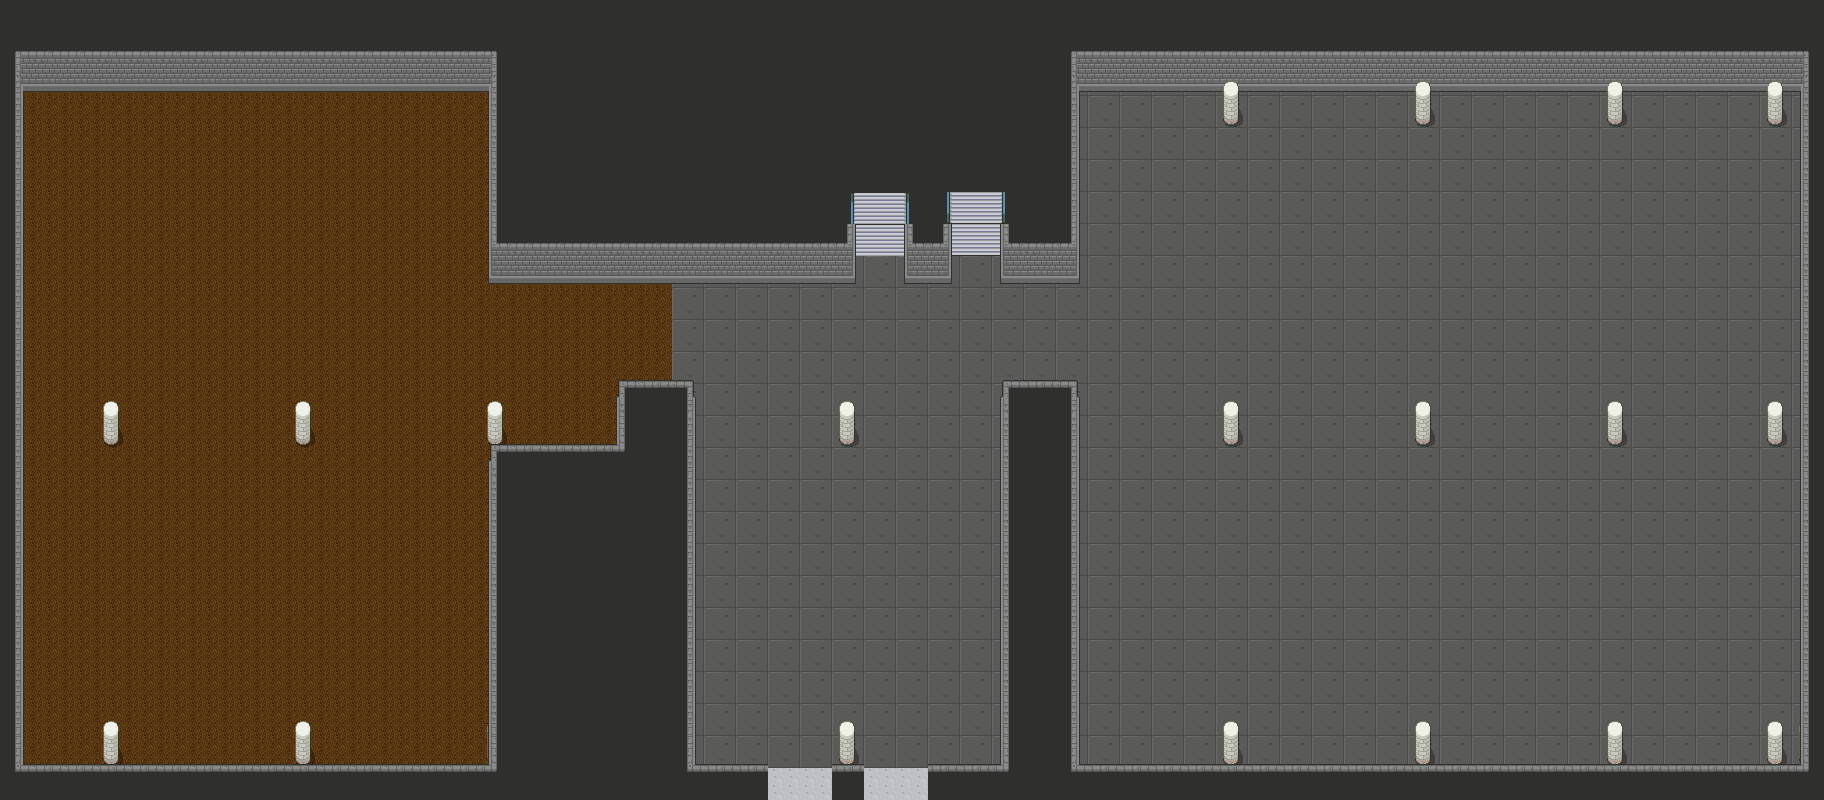

This is a level from a 2D game, rendered from its Tiled map with the project's own tilesets. A one-line summary and the map file follow, with tile-layer data summarised:
An orthogonal 57x25 tile map with 32x32 px tiles, 4 tile layers (floor, stairs, wall, column), 3 tilesets and 6 objects (up, down).

<map version="1.8" tiledversion="1.8.5" orientation="orthogonal" renderorder="right-down" width="57" height="25" tilewidth="32" tileheight="32" infinite="0" nextlayerid="8" nextobjectid="9">
 <tileset firstgid="1" source="assets/Dungeon_v2.tsx" />
 <tileset firstgid="229" source="assets/pokemon_v2.tsx" />
 <tileset firstgid="1215" source="assets/Slates_v2.tsx" />
 <layer id="1" name="floor" width="57" height="25">
  <data>[1425 cells, 1425 non-empty, 5 distinct tile ids]</data>
 </layer>
 <layer id="3" name="stairs" width="57" height="25">
  <data>[1425 cells, 56 non-empty, 7 distinct tile ids]</data>
 </layer>
 <layer id="4" name="wall" width="57" height="25">
  <data>[1425 cells, 673 non-empty, 32 distinct tile ids]</data>
 </layer>
 <layer id="7" name="column" width="57" height="25">
  <data>[1425 cells, 8 non-empty, 2 distinct tile ids]</data>
 </layer>
 <objectgroup id="5" name="door">
  <object id="1" name="up" x="878.5" y="210.5">
   <properties>
    <property name="nextDirection" value="DOWN" />
    <property name="nextMap" value="23N1" />
    <property name="nextX" type="int" value="30" />
    <property name="nextY" type="int" value="16" />
   </properties>
  </object>
  <object id="2" name="down" x="976" y="208.5">
   <properties>
    <property name="nextDirection" value="DOWN" />
    <property name="nextMap" value="SS" />
    <property name="nextX" type="int" value="81" />
    <property name="nextY" type="int" value="10" />
   </properties>
  </object>
  <object id="5" x="783.5" y="784.25">
   <properties>
    <property name="nextDirection" value="DOWN" />
    <property name="nextMap" value="EXT" />
    <property name="nextX" type="int" value="78" />
    <property name="nextY" type="int" value="11" />
   </properties>
  </object>
  <object id="6" x="816.5" y="784.5">
   <properties>
    <property name="nextDirection" value="DOWN" />
    <property name="nextMap" value="EXT" />
    <property name="nextX" type="int" value="79" />
    <property name="nextY" type="int" value="11" />
   </properties>
  </object>
  <object id="7" x="879.75" y="783.25">
   <properties>
    <property name="nextDirection" value="DOWN" />
    <property name="nextMap" value="EXT" />
    <property name="nextX" type="int" value="81" />
    <property name="nextY" type="int" value="11" />
   </properties>
  </object>
  <object id="8" x="912.5" y="783.25">
   <properties>
    <property name="nextDirection" value="DOWN" />
    <property name="nextMap" value="EXT" />
    <property name="nextX" type="int" value="82" />
    <property name="nextY" type="int" value="11" />
   </properties>
  </object>
 </objectgroup>
</map>
